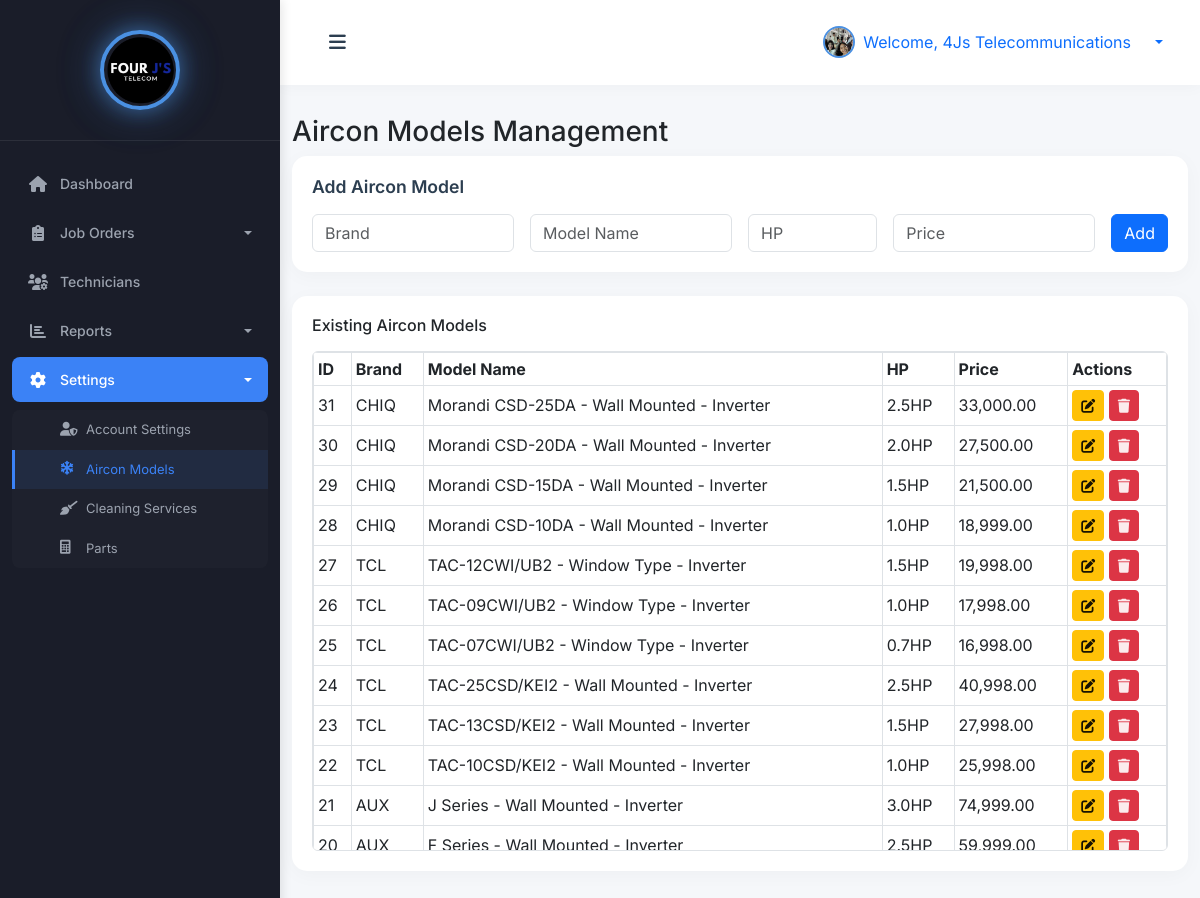
Page /admin/aircon_models.php (signed in) on the committed database.
### tables this page shows
CREATE TABLE `aircon_models` (
  `id` int(11) NOT NULL,
  `brand` varchar(50) NOT NULL,
  `model_name` varchar(100) NOT NULL,
  `hp` decimal(3,1) NOT NULL,
  `price` decimal(10,2) NOT NULL,
  `created_at` timestamp NOT NULL DEFAULT current_timestamp()
);

### admin/aircon_models.php (the view, shortened to what this page needs)
<?php
try {
    $pdo = new PDO("mysql:host=" . DB_HOST . ";dbname=" . DB_NAME, DB_USER, DB_PASS);
    $pdo->setAttribute(PDO::ATTR_ERRMODE, PDO::ERRMODE_EXCEPTION);
    $admin = null;
    if (isset($_SESSION['user_id'])) {
        $stmt = $pdo->prepare("SELECT * FROM admins WHERE id = ?");
        $stmt->execute([$_SESSION['user_id']]);
        $admin = $stmt->fetch(PDO::FETCH_ASSOC);
    }
    $stmt = $pdo->query("SELECT * FROM aircon_models ORDER BY id DESC");
    $airconModels = $stmt->fetchAll(PDO::FETCH_ASSOC);
} catch (PDOException $e) {
    die("Database error: " . $e->getMessage());
}
require_once 'includes/header.php';
?>
<body></body>
 <div class="wrapper">
        <?php
        require_once 'includes/sidebar.php';
        ?>
        <div id="content">
            <nav class="navbar navbar-expand-lg navbar-light bg-white">
                <div class="container-fluid">
                    <button type="button" id="sidebarCollapse" class="btn">
                        <i class="fas fa-bars"></i>
                    </button>
                    <div class="ms-auto d-flex align-items-center">
                        <div class="dropdown">
                            <a class="d-flex align-items-center text-decoration-none dropdown-toggle" href="#" id="userDropdown" role="button" data-bs-toggle="dropdown">
                                <img src="<?= !empty($admin['profile_picture']) ? '../' . htmlspecialchars($admin['profile_picture']) : 'https://ui-avatars.com/api/?name=' . urlencode($admin['name'] ?: 'Admin') . '&background=1a237e&color=fff' ?>"
                                     alt="Admin"
                                     class="rounded-circle me-2"
                                     width="32"
                                     height="32"
                                     style="object-fit: cover; border: 2px solid #4A90E2;">
                                <span class="me-3">Welcome, <?= htmlspecialchars($admin['name'] ?: 'Admin') ?></span>
                            </a>
                        </div>
                    </div>
                </div>
            </nav>
<div class="container mt-4">
    <h3>Aircon Models Management</h3>
    <div class="card mb-4">
        <div class="card-body">
            <h5 class="card-title mb-3">Add Aircon Model</h5>
            <form method="post" class="row g-3">
                <div class="col-md-3">
                    <input type="text" name="brand" class="form-control" placeholder="Brand" required>
                </div>
                <div class="col-md-3">
                    <input type="text" name="model_name" class="form-control" placeholder="Model Name" required>
                </div>
                <div class="col-md-2">
                    <input type="number" name="hp" class="form-control" placeholder="HP" step="0.1" min="0" required>
                </div>
                <div class="col-md-3">
                    <input type="number" name="price" class="form-control" placeholder="Price" step="0.01" min="0" required>
                </div>
                <div class="col-md-1">
                    <button type="submit" class="btn btn-primary w-100">Add</button>
                </div>
            </form>
        </div>
    </div>
    <div class="card">
        <div class="card-body">
            <h6 class="mb-3">Existing Aircon Models</h6>
            <div class="table-wrapper" style="max-height: 500px; overflow-y: auto; border: 1px solid #dee2e6; border-radius: 0.375rem;">
                <div class="table-responsive">
                    <table class="table table-bordered table-sm align-middle mb-0">
                    <thead>
                        <tr>
                            <th>ID</th>
                            <th>Brand</th>
                            <th>Model Name</th>
                            <th>HP</th>
                            <th>Price</th>
                            <th>Actions</th>
                        </tr>
                    </thead>
                    <tbody>
                        <?php if (count($airconModels)): ?>
                            <?php foreach ($airconModels as $model): ?>
                                <tr>
                                    <td><?= htmlspecialchars($model['id']) ?></td>
                                    <td><?= htmlspecialchars($model['brand']) ?></td>
                                    <td><?= htmlspecialchars($model['model_name']) ?></td>
                                    <td><?= htmlspecialchars($model['hp']) ?>HP</td>
                                    <td><?= htmlspecialchars(number_format($model['price'], 2)) ?></td>
                                    <td>
                                        <button type="button" class="btn btn-sm btn-warning" data-bs-toggle="modal" data-bs-target="#editModal_<?= $model['id'] ?>" title="Edit">
                                            <i class="fas fa-edit"></i>
                                        </button>
                                        <button type="button" class="btn btn-sm btn-danger" title="Delete" onclick="confirmDelete(<?= $model['id'] ?>)">
                                            <i class="fas fa-trash"></i>
                                        </button>
                                    </td>
                                </tr>
                            <?php endforeach; ?>
                        <?php else: ?>
                            <tr><td colspan="6" class="text-center">No aircon models found.</td></tr>
                        <?php endif; ?>
                    </tbody>
                    </table>
                </div>
            </div>
        </div>
    </div>
</div>
</body>
</html>

### css/style.css (style rules this page uses)
:root { --primary-blue: #4A90E2; --secondary-blue: #5C9CE6; --light-blue: #E8F1FC; --hover-blue: #357ABD; --text-blue: #2C3E50; --success: #2ECC71; --warning: #F1C40F; --danger: #E74C3C; --info: #3498DB; --pastel-purple: #B39DDB; --pastel-pink: #F8BBD0; --pastel-green: #A5D6A7; --pastel-orange: #FFCC80; --card-1: #4A90E2; --card-2: #2ECC71; --card-3: #F1C40F; --card-4: #E74C3C; --sidebar-bg: #2C3E50; --sidebar-header: #1A252F; --sidebar-hover: #34495E; --sidebar-active: #3498DB; }
body { font-family: 'Inter', -apple-system, BlinkMacSystemFont, 'Segoe UI', Roboto, sans-serif; background: #F5F7FA; }
.dropdown-toggle::after { margin-left: 8px; }
.wrapper { display: flex; width: 100%; align-items: stretch; }
#content { margin-left: 280px; min-height: 100vh; transition: all 0.3s ease; background: #F5F7FA; padding: 0; width: calc(100% - 280px); }
@media (min-width: 769px) { #content { margin-left: 280px; width: calc(100% - 280px); } }
@media (min-width: 769px) { #sidebarCollapse { display: block !important; } }
.card { border-radius: 15px; box-shadow: 0 4px 20px rgba(0, 0, 0, 0.03); margin-bottom: 25px; border: none; transition: transform 0.3s ease, box-shadow 0.3s ease; }
.card-body { padding: 1.75rem; }
.card-title { margin-bottom: 1.5rem; font-weight: 600; color: var(--text-blue); font-size: 1.1rem; }
.card i { opacity: 0.9; transition: transform 0.3s ease; }
.navbar { padding: 20px 25px; background: #fff; border: none; border-radius: 0; margin-bottom: 30px; box-shadow: 0 2px 15px rgba(0, 0, 0, 0.03); }
#sidebarCollapse { background: transparent; border: none; color: var(--text-blue); font-size: 1.2rem; padding: 8px 12px; border-radius: 8px; transition: all 0.3s; }

### admin/includes/header.php (style rules this page uses)
.card { height: 100%; margin-bottom: 1rem; }
.card-body { padding: 1.25rem; }
#userDropdown { transition: all 0.2s ease; }
#userDropdown img { border: 2px solid #4A90E2; transition: all 0.2s ease; }

### rows in the picture
aircon_models: id "31", brand "CHIQ", model_name "Morandi CSD-25DA - Wall Mounted - Inverter", hp "2.5", price "33,000.00"
aircon_models: id "30", brand "CHIQ", model_name "Morandi CSD-20DA - Wall Mounted - Inverter", hp "2.0", price "27,500.00"
aircon_models: id "29", brand "CHIQ", model_name "Morandi CSD-15DA - Wall Mounted - Inverter", hp "1.5", price "21,500.00"
aircon_models: id "28", brand "CHIQ", model_name "Morandi CSD-10DA - Wall Mounted - Inverter", hp "1.0", price "18,999.00"
aircon_models: id "27", brand "TCL", model_name "TAC-12CWI/UB2 - Window Type - Inverter", hp "1.5", price "19,998.00"
aircon_models: id "26", brand "TCL", model_name "TAC-09CWI/UB2 - Window Type - Inverter", hp "1.0", price "17,998.00"
aircon_models: id "25", brand "TCL", model_name "TAC-07CWI/UB2 - Window Type - Inverter", hp "0.7", price "16,998.00"
aircon_models: id "24", brand "TCL", model_name "TAC-25CSD/KEI2 - Wall Mounted - Inverter", hp "2.5", price "40,998.00"
aircon_models: id "23", brand "TCL", model_name "TAC-13CSD/KEI2 - Wall Mounted - Inverter", hp "1.5", price "27,998.00"
aircon_models: id "22", brand "TCL", model_name "TAC-10CSD/KEI2 - Wall Mounted - Inverter", hp "1.0", price "25,998.00"
aircon_models: id "21", brand "AUX", model_name "J Series - Wall Mounted - Inverter", hp "3.0", price "74,999.00"
aircon_models: id "20", brand "AUX", model_name "F Series - Wall Mounted - Inverter", hp "2.5", price "59,999.00"

### other values in the picture
$admin['name'] ?: 'Admin' "4Js Telecommunications"
